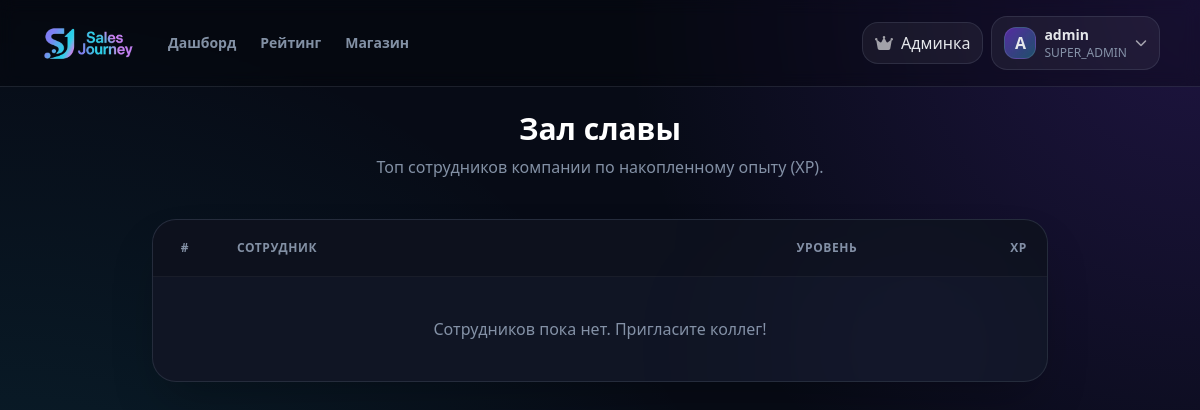
Page /api/game/leaderboard (signed in) on the committed database.
### models.py (models this page shows, shortened)
class User(db.Model, UserMixin):
    __tablename__ = 'users'
    id: Mapped[int] = mapped_column(Integer, primary_key=True)
    username: Mapped[str] = mapped_column(String(100), unique=True, nullable=True)  # nullable, т.к. вход по email
    email: Mapped[str] = mapped_column(String(120), unique=True, nullable=False, index=True)
    password_hash: Mapped[Optional[str]] = mapped_column(String(256), nullable=True)
    must_change_password: Mapped[bool] = mapped_column(Boolean, default=False, nullable=False)
    role: Mapped[UserRole] = mapped_column(Enum(UserRole), default=UserRole.EMPLOYEE, nullable=False)
    company_id: Mapped[Optional[int]] = mapped_column(ForeignKey('companies.id'), nullable=True)
    company: Mapped[Optional["Company"]] = relationship(back_populates="employees", foreign_keys=[company_id])
    partner_profile: Mapped[Optional["PartnerUser"]] = relationship(back_populates="user", uselist=False,
                                                                    cascade="all, delete-orphan")
    gamification_profile: Mapped[Optional["GamificationProfile"]] = relationship(back_populates="user", uselist=False,
                                                                                 cascade="all, delete-orphan")
    buffs: Mapped[List["DailyBuff"]] = relationship(back_populates="user", cascade="all, delete-orphan")
    transactions: Mapped[List["Transaction"]] = relationship(back_populates="user", cascade="all, delete-orphan")
    inventory: Mapped[List["UserInventory"]] = relationship(back_populates="user", cascade="all, delete-orphan")
    amo_maps: Mapped[List["AmoCRMUserMap"]] = relationship(back_populates="platform_user", cascade="all, delete-orphan")
    challenge_progress: Mapped[List["ChallengeProgress"]] = relationship(back_populates="user",
                                                                         cascade="all, delete-orphan")

### gamification.py (the view, shortened to what this page needs)
@bp_gamification.route('/leaderboard')
@login_required
def leaderboard_page():
    user = current_user
    if not user.company_id:
        return render_template('leaderboard.html', employees=[])

### templates/leaderboard.html
{% extends "base.html" %}
{% set title = "Зал славы — Sales Journey" %}
{% block content %}
<div class="max-w-4xl mx-auto">
    <div class="text-center mb-10">
        <h1 class="text-3xl font-black text-white mb-2">Зал славы</h1>
        <p class="text-[color:var(--sj-muted)]">Топ сотрудников компании по накопленному опыту (XP).</p>
    </div>
    <div class="bg-[#101524] border border-[color:var(--sj-border)] rounded-3xl overflow-hidden shadow-2xl relative">
        <div class="absolute top-0 right-0 p-32 bg-violet-500/5 blur-[100px] rounded-full pointer-events-none"></div>
        <div class="overflow-x-auto">
            <table class="w-full text-left border-collapse">
                <thead>
                    <tr class="border-b border-white/5 bg-black/20 text-xs uppercase tracking-wider text-[color:var(--sj-muted)]">
                        <th class="p-5 font-bold w-16 text-center">#</th>
                        <th class="p-5 font-bold">Сотрудник</th>
                        <th class="p-5 font-bold text-right">Уровень</th>
                        <th class="p-5 font-bold text-right">XP</th>
                    </tr>
                </thead>
                <tbody class="divide-y divide-white/5">
                    {% for emp in employees %}
                    {% set is_me = (emp.id == current_user.id) %}
                    <tr class="group transition-colors hover:bg-white/5 {{ 'bg-violet-500/10' if is_me else '' }}">
                        <td class="p-5 text-center font-mono text-white/50 group-hover:text-white transition-colors">
                            {% if loop.index == 1 %}🥇{% elif loop.index == 2 %}🥈{% elif loop.index == 3 %}🥉{% else %}{{ loop.index }}{% endif %}
                        </td>
                        <td class="p-5">
                            <div class="flex items-center gap-4">
                                <div class="w-10 h-10 rounded-xl bg-gradient-to-br from-violet-500/20 to-fuchsia-500/20 border border-white/10 flex items-center justify-center font-bold text-white shadow-lg">
                                    {{ (emp.username or emp.email)[:1].upper() }}
                                </div>
                                <div>
                                    <div class="font-bold text-white flex items-center gap-2">
                                        {{ emp.username }}
                                        {% if is_me %}
                                        <span class="px-2 py-0.5 rounded text-[10px] bg-violet-500 text-white font-bold shadow-lg shadow-violet-500/20">ВЫ</span>
                                        {% endif %}
                                    </div>
                                    <div class="text-xs text-[color:var(--sj-muted)]">{{ emp.email }}</div>
                                </div>
                            </div>
                        </td>
                        <td class="p-5 text-right">
                            <span class="inline-block px-3 py-1 rounded-full bg-white/5 border border-white/10 text-xs font-medium text-white/80">
                                Lvl {{ ((emp.gamification_profile.xp or 0) // 1000) + 1 }}
                            </span>
                        </td>
                        <td class="p-5 text-right">
                            <div class="font-black text-[color:var(--sj-primary)] text-lg">
                                {{ emp.gamification_profile.xp or 0 }}
                            </div>
                        </td>
                    </tr>
                    {% else %}
                    <tr>
                        <td colspan="4" class="p-10 text-center text-[color:var(--sj-muted)]">
                            Сотрудников пока нет. Пригласите коллег!
                        </td>
                    </tr>
                    {% endfor %}
                </tbody>
            </table>
        </div>
    </div>
</div>
{% endblock %}

### templates/base.html (shortened to what this page needs)
<!DOCTYPE html>
<html lang="ru" class="dark">
<head>
  <script src="https://cdn.tailwindcss.com"></script>
  <link rel="stylesheet" href="https://cdnjs.cloudflare.com/ajax/libs/font-awesome/6.4.0/css/all.min.css">
</head>
<body
  x-data
  class="min-h-screen text-[color:var(--sj-text)]
         bg-[color:var(--sj-bg)]
         bg-[radial-gradient(circle_at_top_right,rgba(124,58,237,.20),transparent_40%),radial-gradient(circle_at_bottom_left,rgba(34,211,238,.14),transparent_55%)]
         selection:bg-violet-500/30"
>
  <header class="sticky top-0 z-40 border-b border-[color:var(--sj-border)] bg-black/25 backdrop-blur">
    <div class="max-w-6xl mx-auto px-4 py-4 flex items-center justify-between">
      <div class="flex items-center gap-8">
          <a href="/" class="flex items-center gap-3">
            <div class="w-24 h-10 grid place-items-center">
                <img src="/static/brand/logo.png"
           width="500" height="200"
        class=" select-none brand-logo-light"
        decoding="async" fetchpriority="high">
            </div>
          </a>
          {% if current_user.is_authenticated %}
          <nav class="hidden md:flex items-center gap-6">
              <a href="/dashboard"
                 class="text-sm font-bold transition-colors hover:text-white {{ 'text-white' if request.path == '/dashboard' else 'text-[color:var(--sj-muted)]' }}">
                  Дашборд
              </a>
              <a href="/leaderboard"
                 class="text-sm font-bold transition-colors hover:text-white {{ 'text-white' if request.path == '/leaderboard' else 'text-[color:var(--sj-muted)]' }}">
                  Рейтинг
              </a>
              <a href="/shop"
                 class="text-sm font-bold transition-colors hover:text-white {{ 'text-white' if request.path.startswith('/shop') else 'text-[color:var(--sj-muted)]' }}">
                  Магазин
              </a>
          </nav>
          {% endif %}
      </div>
      <div class="flex items-center gap-2">
        {% if current_user.is_authenticated %}
          {% if current_user.role and current_user.role.value == 'SUPER_ADMIN' %}
          <a href="{{ url_for('super_admin_panel') }}"
             class="px-3 py-2 rounded-2xl bg-white/5 border border-[color:var(--sj-border)] hover:bg-white/10">
            <i class="fa-solid fa-crown mr-2 text-white/60"></i>Админка
          </a>
          {% endif %}
          <div class="relative" x-data="{open:false}">
            <button @click="open=!open"
                    class="px-3 py-2 rounded-2xl bg-white/5 border border-[color:var(--sj-border)] hover:bg-white/10 flex items-center gap-2">
              <div class="w-8 h-8 rounded-xl bg-gradient-to-br from-violet-600/60 to-cyan-400/30 border border-white/10 grid place-items-center font-bold">
                {{ (current_user.username or current_user.email or 'U')[:1].upper() }}
              </div>
              <div class="hidden sm:block text-left">
                <div class="text-sm font-semibold">{{ current_user.username or current_user.email }}</div>
                <div class="text-xs text-[color:var(--sj-muted)]">{{ current_user.role.value if current_user.role else '' }}</div>
              </div>
              <i class="fa-solid fa-chevron-down text-xs text-white/60"></i>
            </button>
          </div>
        {% else %}
          <a href="/login"
             class="px-4 py-2 rounded-2xl bg-white/5 border border-[color:var(--sj-border)] hover:bg-white/10 font-semibold">
            Вход
          </a>
        {% endif %}
      </div>
    </div>
  </header>
  <main class="max-w-6xl mx-auto px-4 py-6">
    {% block content %}{% endblock %}
  </main>
</body>
</html>

### templates/base.html (style rules this page uses)
:root { --sj-bg:#070b16; --sj-elev:rgba(255,255,255,.045); --sj-card:rgba(255,255,255,.06); --sj-border:rgba(148,163,184,.16); --sj-text:#e5e7eb; --sj-muted:rgba(148,163,184,.88); --sj-primary:#7c3aed; --sj-cyan:#22d3ee; --sj-amber:#fbbf24; --sj-rose:#fb7185; --sj-emerald:#34d399; --sj-shadow: 0 20px 70px rgba(0,0,0,.45); }

### rows in the picture
User: username "A", username "admin", role "SUPER_ADMIN"
